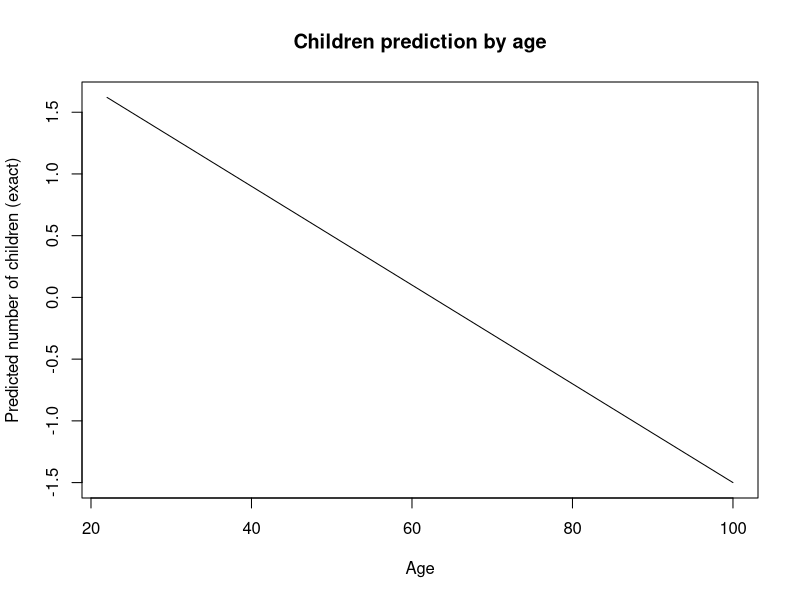
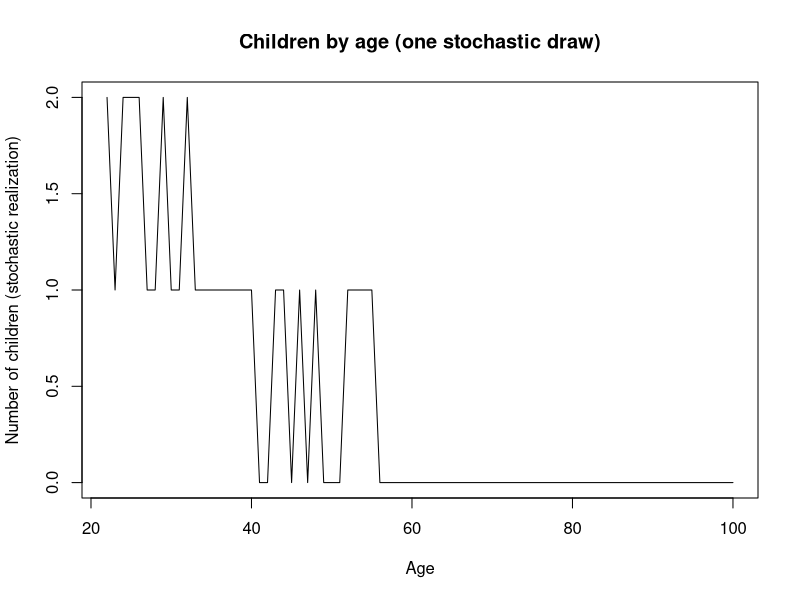
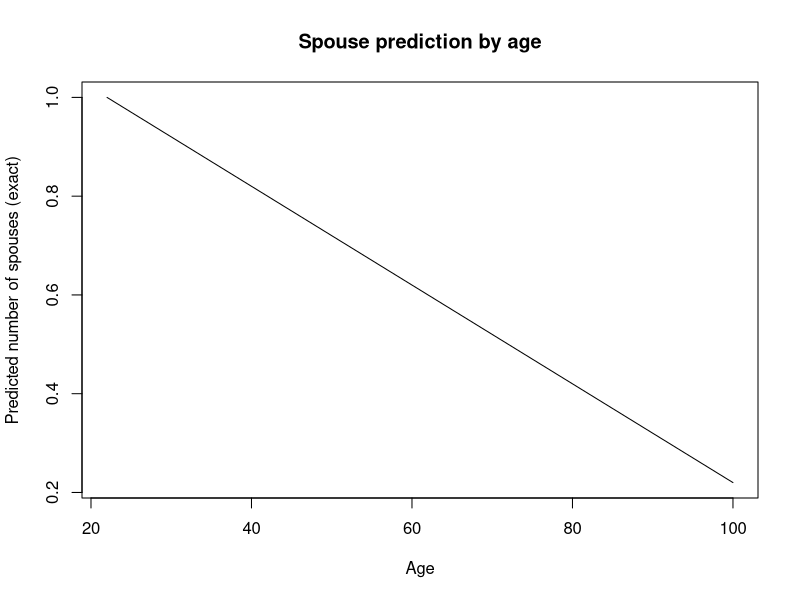
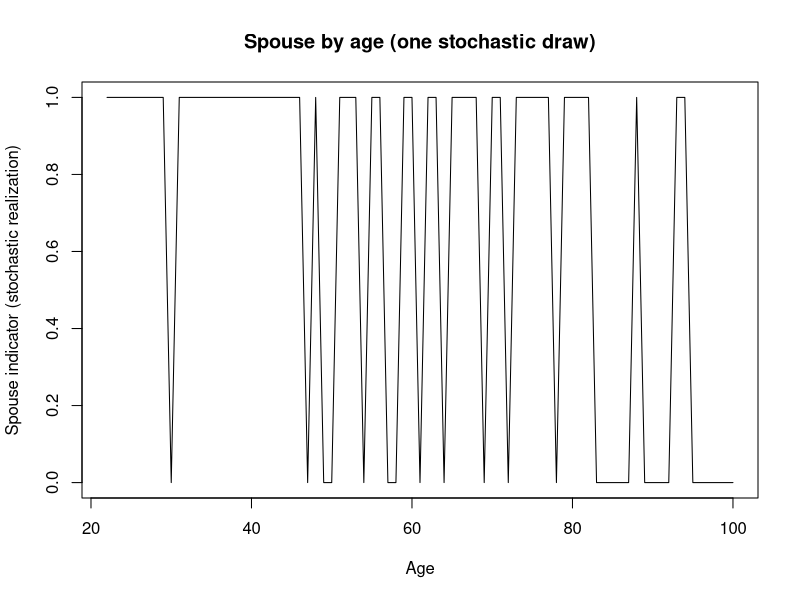
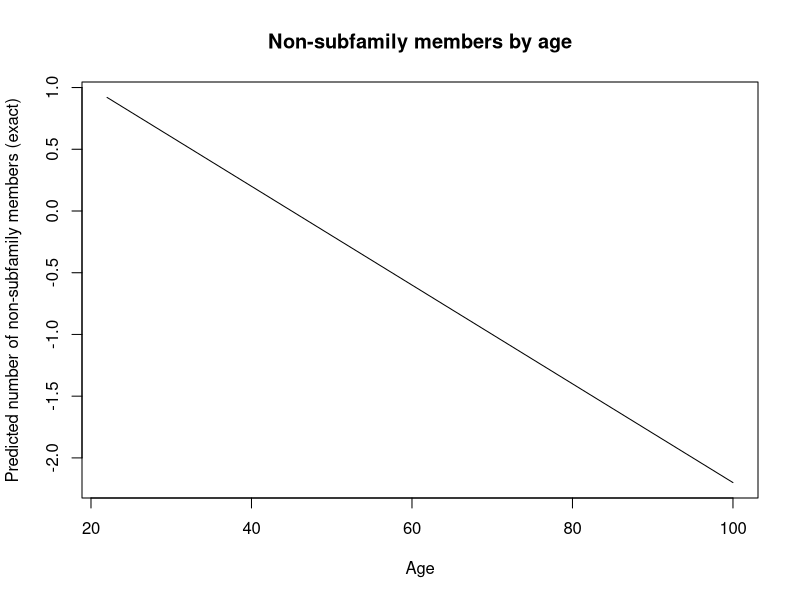
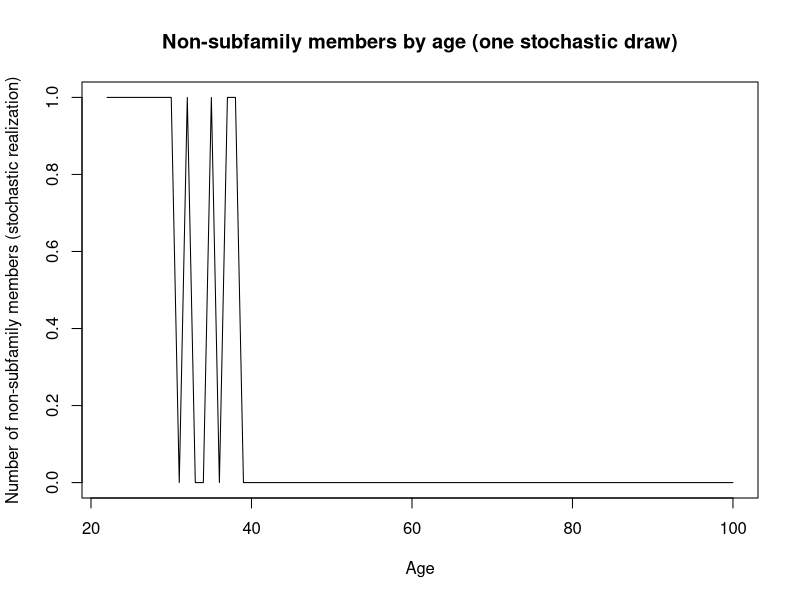
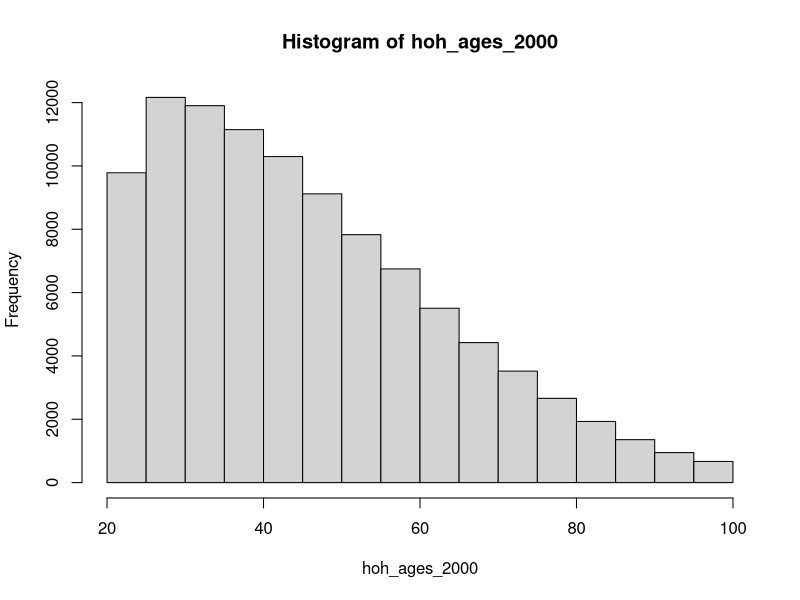
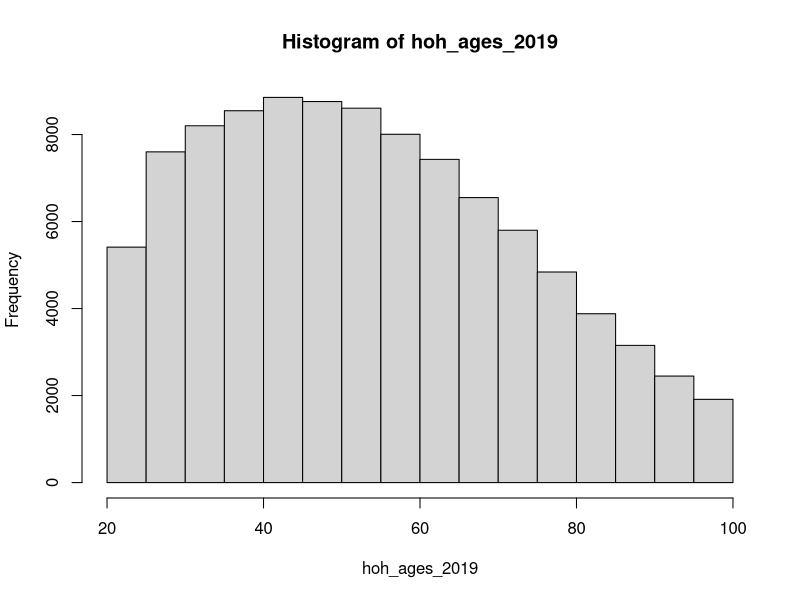

Write the R code that produced these figures, in order.
# The purpose of this script is to generate synthetic data to use in my later
# code.

# ----- Step 0: Config ----- #
set.seed(123)

# ----- Step 1: Functions ----- #
generate_household_head_ages <- function(mean_age, n = 100, sd_age = 30) {
  ages <- integer(0)
  
  while (length(ages) < n) {
    draw <- round(rnorm(n, mean = mean_age, sd = sd_age))
    draw <- draw[draw >= 22 & draw <= 100]
    ages <- c(ages, draw)
  }
  
  ages[1:n]
}

stochastic_round <- function(x, min = 0, max = NULL) {
  lower <- floor(x)
  frac  <- x - lower
  
  # coin flip: round up with prob = frac
  y <- lower + rbinom(1, size = 1, prob = frac)
  
  # enforce bounds
  y <- max(min, y)
  if (!is.null(max)) y <- min(max, y)
  
  y
}

linear_predict <- function(age, b0, b1, sd_e = 0) {
  e <- rnorm(1, mean = 0, sd = sd_e)
  b0 + b1 * age + e
}

generate_children_exact <- function(age, b0 = 2.5, b1 = -0.04, sd_e = 0) {
  linear_predict(age, b0, b1, sd_e)
}
generate_children_round <- function(age, min = 0, max = NULL) {
  pred <- generate_children_exact(age)
  stochastic_round(pred, min = min, max = max)
}

generate_spouse_exact <- function(age, b0 = 1.22, b1 = -0.01, sd_e = 0) {
  linear_predict(age, b0, b1, sd_e)
}
generate_spouse_round <- function(age, min = 0, max = 1) {
  pred <- generate_spouse_exact(age)
  stochastic_round(pred, min = min, max = max)
}

generate_nonsf_exact <- function(age, b0 = 1.8, b1 = -0.04, sd_e = 0) {
  linear_predict(age, b0, b1, sd_e)
}
generate_nonsf_round <- function(age, min = 0, max = NULL) {
  pred <- generate_nonsf_exact(age)
  stochastic_round(pred, min = min, max = max)
}


expand_household_to_adults <- function(df) {
  rows <- vector("list", nrow(df))
  
  for (i in seq_len(nrow(df))) {
    row <- df[i, ]
    
    out <- list()
    
    # 1. Household head
    out[[1]] <- row
    
    # 2. Spouse(s): duplicate the household row
    if (row$n_spouses > 0) {
      for (s in seq_len(row$n_spouses)) {
        out[[length(out) + 1]] <- row
      }
    }
    
    # 3. Non-subfamily adults
    if (row$n_nonsf > 0) {
      for (n in seq_len(row$n_nonsf)) {
        nonsf_row <- row
        nonsf_row$n_children <- 0
        nonsf_row$n_spouses  <- 0
        nonsf_row$n_nonsf    <- row$hh_size - 1
        out[[length(out) + 1]] <- nonsf_row
      }
    }
    
    rows[[i]] <- do.call(rbind, out)
  }
  
  do.call(rbind, rows)
}


# ----- Step 2: Model calibration ----- #
# These are sanity checks of our synthetic parameters before generating full data.

ages <- 22:100 # 22 = age of majority in our model

# --- Children --- #
# Evaluate the children regression once at each integer age from 22 to 100
# and plot the implied relationship. This is without stochastic rounding.

children_pred_exact <- vapply(
  ages,
  function(a) generate_children_exact(age = a),
  numeric(1)
)

plot(
  ages, children_pred_exact,
  type = "l",
  xlab = "Age",
  ylab = "Predicted number of children (exact)",
  main = "Children prediction by age"
)

# Evaluate the children regression once at each integer age from 22 to 100
# and plot the implied relationship once stochastic rounding is applied.
children_pred_round <- vapply(
  ages,
  function(a) generate_children_round(age = a),
  numeric(1)
)

plot(
  ages, children_pred_round,
  type = "l",
  xlab = "Age",
  ylab = "Number of children (stochastic realization)",
  main = "Children by age (one stochastic draw)"
)

# --- Spouses --- #
spouse_pred_exact <- vapply(
  ages,
  function(a) generate_spouse_exact(age = a),
  numeric(1)
)

plot(
  ages, spouse_pred_exact,
  type = "l",
  xlab = "Age",
  ylab = "Predicted number of spouses (exact)",
  main = "Spouse prediction by age"
)

# Evaluate the spouse regression once at each integer age from 22 to 100
# and plot one stochastic realization after rounding to {0, 1}.
spouse_pred_round <- vapply(
  ages,
  function(a) generate_spouse_round(age = a),
  numeric(1)
)

plot(
  ages, spouse_pred_round,
  type = "l",
  xlab = "Age",
  ylab = "Spouse indicator (stochastic realization)",
  main = "Spouse by age (one stochastic draw)"
)

# --- Non-subfamily members --- #

# Evaluate the non-subfamily regression once at each integer age from 22 to 100
# and plot the implied relationship. This is without stochastic rounding.
nonsf_pred_exact <- vapply(
  ages,
  function(a) generate_nonsf_exact(age = a),
  numeric(1)
)

plot(
  ages, nonsf_pred_exact,
  type = "l",
  xlab = "Age",
  ylab = "Predicted number of non-subfamily members (exact)",
  main = "Non-subfamily members by age"
)

# Evaluate the non-subfamily regression once at each integer age from 22 to 100
# and plot one stochastic realization after rounding.
nonsf_pred_round <- vapply(
  ages,
  function(a) generate_nonsf_round(age = a),
  numeric(1)
)

plot(
  ages, nonsf_pred_round,
  type = "l",
  xlab = "Age",
  ylab = "Number of non-subfamily members (stochastic realization)",
  main = "Non-subfamily members by age (one stochastic draw)"
)


# ----- Step 3: Create synthetic data ----- #
n_obs <- 100000
# Generate synthetic "household head" ages for each year.
hoh_ages_2000 <- generate_household_head_ages(mean_age = 25, n = n_obs)
hoh_ages_2019 <- generate_household_head_ages(mean_age = 45, n = n_obs)
hoh_ages_2000 |> hist()
hoh_ages_2019 |> hist()

# Now generate n_children, n_spouses, and n_nonsf for each person using the stochastic
# rounded versions of the above function.
# Generate household components for each household head (stochastic versions)

generate_household_components <- function(ages) {
  n <- length(ages)
  
  n_children <- vapply(ages, generate_children_round, numeric(1))
  n_spouses  <- vapply(ages, generate_spouse_round,  numeric(1))
  n_nonsf    <- vapply(ages, generate_nonsf_round,    numeric(1))
  
  data.frame(
    age        = ages,
    n_children = n_children,
    n_spouses  = n_spouses,
    n_nonsf    = n_nonsf
  )
}

# Generate synthetic household data for each year
hh_2000 <- generate_household_components(hoh_ages_2000)
hh_2019 <- generate_household_components(hoh_ages_2019)

# Define total household size:
# 1 (household head) + spouses + children + non-subfamily members
hh_2000$hh_size <- 1 + hh_2000$n_spouses + hh_2000$n_children + hh_2000$n_nonsf
hh_2019$hh_size <- 1 + hh_2019$n_spouses + hh_2019$n_children + hh_2019$n_nonsf

summary(hh_2000$hh_size)
summary(hh_2019$hh_size)

hist(hh_2000$hh_size, main = "Household size (2000)", xlab = "Household size")
hist(hh_2019$hh_size, main = "Household size (2019)", xlab = "Household size")

person_2000 <- expand_household_to_adults(hh_2000)
person_2019 <- expand_household_to_adults(hh_2019)
